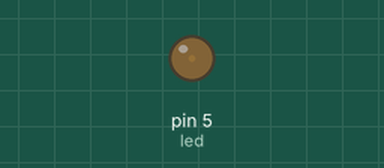
A sketch run on a simulated Arduino Uno, built with avr-gcc and run on an emulated ATmega328P. Shown: output pins drawn as LEDs (lit = HIGH).

Above: at 0.05 s.
At 2.25 s:
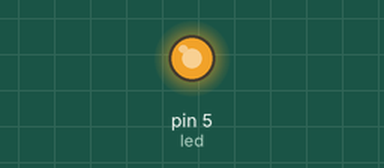
At 3.35 s:
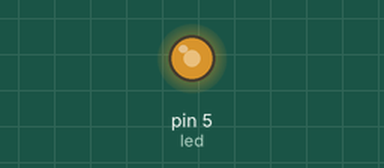
At 4.5 s:
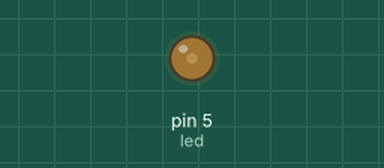
Timing chart, 0 to 6.6 s (numbered marks = the images above):
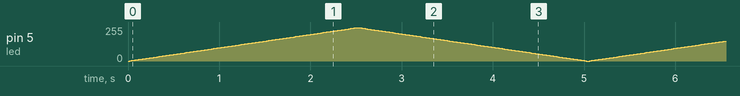

The sketch:

Brillo.ino
```cpp
int brillo;
int led=5;
void setup() {
  pinMode(led, OUTPUT);
}

void loop() {
  //Aumenta progresivamente el brillo en 2 unidades
  for(brillo=0; brillo<=250; brillo+=2){
    analogWrite(led,brillo);
    delay(20);
  }

  //Disminuye progresivamente el brillo de a 5 unidades
  for(brillo=250; brillo>=0; brillo-=2){
    analogWrite(led,brillo);
    delay(20);
  }
}
```
